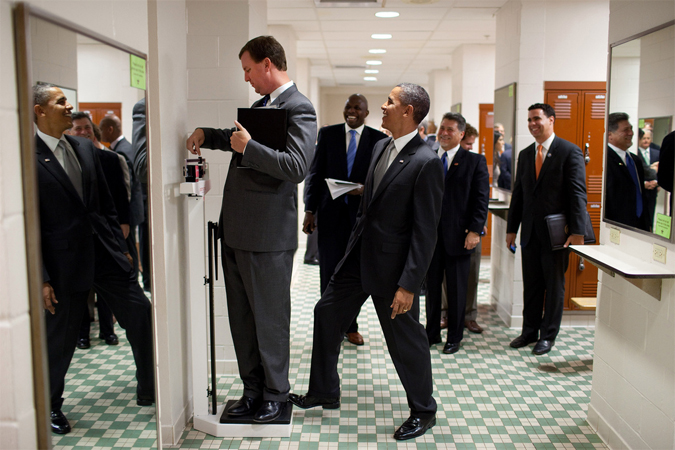
#> input picture data/obamafunny.jpg, 675 x 450 px
$ jupyter execute L01_476.ipynb   (shell and % lines are left out)
#> lines starting #> are read from the running program, lines starting #| are printed output that depends on the picture; after the words box and inside, x2 and y2 are one past the last pixel; in counts of white or black regions, pixels touching at a corner belong together
### src/util.py
import imageio
import numpy as np
import matplotlib.pyplot as plt
import skimage as skim


def imread_grayfloat(path):
    return skim.color.rgb2gray(byte2float(imageio.imread(path)))

def byte2float(img):
    """ Convert an image from bytes (0-255) to floats (0.0-1.0) """
    return img.astype(np.float32) / 255.0

def imshow_gray(img):
    assert len(img.shape) == 2
    plt.imshow(img, cmap="gray")

# [10 lines left out: function imshow_truesize, not called in this run]


### src/filtering.py
import numpy as np
import imageio

# some handy filter definitions
gauss1d5 = np.array([0.0625, 0.25, 0.375, 0.25, 0.0625]).reshape((1, 5))

sobel_x = np.array([
    [1, 0, -1],
    [2, 0, -2],
    [1, 0, -1]], dtype=np.float32)
sobel_y = sobel_x.T

def brightness(img, scale):
    """ Change the brightness of img by scaling its pixel
    values uniformly by scale """
    return img * scale

def threshold(img, thresh):
    """ Threshold img such that the output is
    1 if the input is >= t, and 0 otherwise. """
    out = np.zeros_like(img)
    out[img >= thresh] = 1
    return out

# [54 lines left out: functions mean_filter, filter, convolve, separable_filter, grad, not called in this run]

def grad_mag(img):

    return np.sqrt(dx ** 2 + dy ** 2)

# [6 lines left out: function down_2x, not called in this run]

def down_4x(img):
    return down_2x(down_2x(img))

# [22 lines left out: function up_2x, not called in this run]

def up_4x(img, interp="nn"):
    return up_2x(up_2x(img, interp=interp), interp=interp)


# [22 lines left out: functions maximum_filter, gaussian_pyramid, not called in this run]


### notebooks/L01_476.ipynb
## CSCI 476 / 576 - Computer Vision - Lecture 1

#### Logistics / Introductory Remarks
 * About me
 * About you
     * Name cards
     * Canvas survey out, due tomorrow night
     * Informal poll questions:
         * Taken ML here?
         * Worked with numpy before?
         * Got up before 7 this morning?
 * Course webpage / syllabus: https://facultyweb.cs.wwu.edu/~wehrwes/courses/csci476_24w/. Also available on Canvas Syllabus page.
    * **For Thursday:** read the syllabus and bring questions Thursday.
 * Format remarks
     * 2-hour classes
     * Jupyterlab + whiteboard
       * Lecture are in a public github repo: https://github.com/csci476-24w/476-lectures
     * 476 (undergrad) and 576 (grad)

#### Goals

* Know about a sampling of computer vision applications and understand the notion of vision tasks ranging from "low level" to "high level"
* Appreciate why computer vision is hard
* Know how images are formed under a simple pinhole camera model
* Understand how images are represented:
  * On a computer
  * In math
* Know how to represent color using different color spaces including RGB, HSV, and Lab
* Be able to write down mathematical image transformations that perform
  simple photometric or geometric manipulations of images functions

#### Lesson Plan

Quick introductions and day-1 logistics; name cards.

Some logistics / introductory remarks:


What is computer vision?

Why is it hard?

(**break** here?)

How are images formed?

(or **break** here)

How are images represented?

What can we *do* to images?
* Photometric transformations
* Geometric transformations

[cell 1]
# Some basic setup

import os
import sys

src_path = os.path.abspath("../src")
if (src_path not in sys.path):
    sys.path.insert(0, src_path)

[cell 2]
# Library imports
import numpy as np
import imageio.v3 as imageio
import matplotlib.pyplot as plt
import skimage as skim

### What comes to mind when you hear computer vision?
Brainstorm:

* Mimic biological visual systems (including humans'!)
* Extracting useful information from images
* Linear algebra
* Image processing
* Image understanding
* Object detection
* Edge detection
* segmentation
* Transformations - scaling, warping, slicing
* 3D reconstruction
* Image generation
* Video compression
* Text extraction (optical character recognition / OCR)
* Denoising
* Image enhancement

### Some classic computer vision problems:

### Why are these hard problems?

* We humans have excellent visual systems built-in, and it's easy to take a lot of our capabilities for granted.

[cell 3]
funny = imageio.imread("../data/obamafunny.jpg")
#> funny is the input picture: shape (450, 675, 3); mean R, G, B 120.4, 113.4, 104.6
plt.imshow(funny)

Source: [The state of Computer Vision and AI: we are really, really far away (2012)](http://karpathy.github.io/2012/10/22/state-of-computer-vision/)

**Question to ponder**: are we still really, really far? Can GPT-4V explain why the image is funny?

### Our starting point:
Zoom in on the top left corner:

[cell 4]
plt.imshow(funny[:12, :12, :])
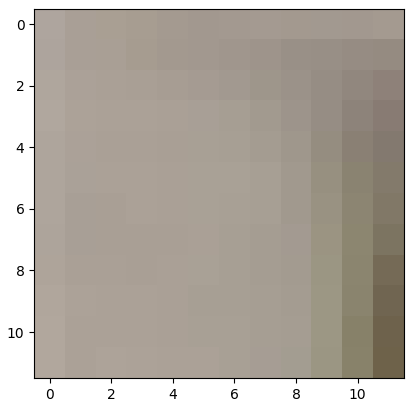
#> figure drawn by matplotlib, 1 panel

[cell 5]
funny[:12, :12, 0]

### Reasons vision is hard:

* Definitions - what is a cat even? (google image search for cat)
* Ambiguities - 3D to 2D projection, color vs lighting vs depth discontinuity

[cell 6]
plt.imshow(funny[300:400, 500:550])
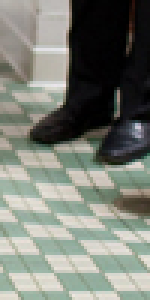
#> shown: shape (100, 50, 3) (shown 3 times larger); mean R, G, B 122.2, 126.2, 117.3

* Scale
    * images are big (MB)
    * videos are bigger (GB)
    * representative sets of images are even bigger than that (?? up to millions or billions of images)


[cell 7]
# show size of funny
np.prod(funny.shape)
#> Out = 911250

##### **HW problem 1:**
Rank the following computer vision tasks from "low-level" to "high-level". There is not necessarily a single right answer, but there are many orderings we should all be able to agree on.

1. Smoothing out graininess in an image without blurring the edges of objects
2. For each pixel in a video frame, estimate the location of that pixel's content in the following frame (i.e., estimate per-pixel motion vectors, AKA optical flow)
3. Labeling all the cats in a photo
4. Generating an English language explanation of why an image is funny
5. Brightening an image
6. Reconstructing the 3D geometry of an object given photos from multiple perspectives
7. Segmenting the foreground to create a background blur effect for videoconferencing

5, (1, 7), 2, 6, 3, 4

# Break?

### Image Formation
How do images come into existence?

Whiteboard

##### **HW problem 2:**

A (physical) pinhole camera is simply a box with a hole in it. Describe how the image would change if you made the distance from the pinhole to the back of the box longer or shorter. Assume the other box dimensions stay the same.

#### What is color?
Color theory is surprisingly deep. We'll just scratch the surface.

[cell 8]
beans = imageio.imread("../data/beans.jpg")
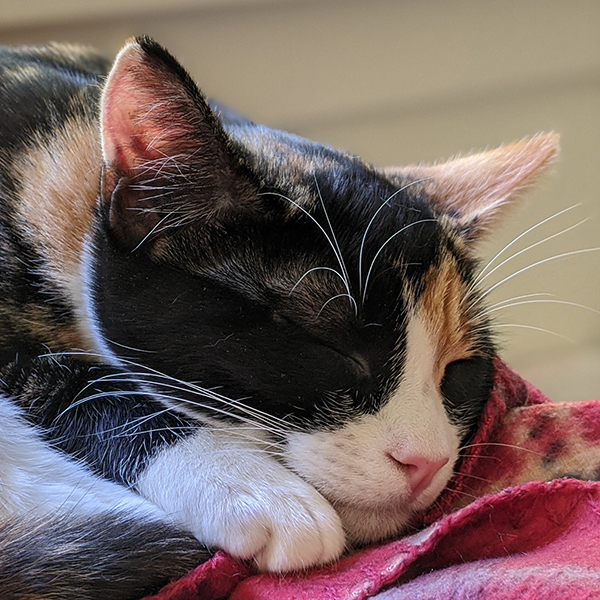
#> input picture data/beans.jpg, 600 x 600 px
#> beans is the input picture: shape (600, 600, 3); mean R, G, B 115.9, 98.6, 95.1
plt.imshow(beans)
beans.shape
#> Out = (600, 600, 3)

[cell 9]
# look at a single pixel of beans
beans[0,0,:]
#> Out = [164, 150, 124]

[cell 10]
# play with different rgb values

[cell 11]
c = np.zeros((1,1,3))
c[:] = [0, 0, 1]
plt.imshow(c)
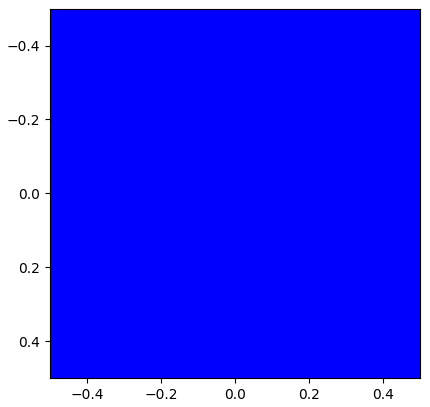
#> figure drawn by matplotlib, 1 panel

#### Why RGB?

Source: [ASU](https://askabiologist.asu.edu/rods-and-cones)

##### RGB: Not the only game in town

* You can think of RGB color as a cube: [https://www.infinityinsight.com/product.php?id=91](https://www.infinityinsight.com/product.php?id=91)
* Pros: display (and vaguely human-eye) native, intuitive-ish

A couple other interesting color spaces:
##### Hue-Saturation-Lightness (HSL):
  * Pros: intuitive control for color picking


##### CIE L\*a\*b\*
  * Pros:
      * the L\* channel is the luminance, or what the image should look like in "black and white"
      * (mostly) perceptually uniform
  * Cons: a\* and b\* give unintuitive control over color


Interactive color picker with many color spaces: [https://colorizer.org/](https://colorizer.org/)


[cell 12]
plt.imshow(skim.color.rgb2gray(beans), cmap="gray")
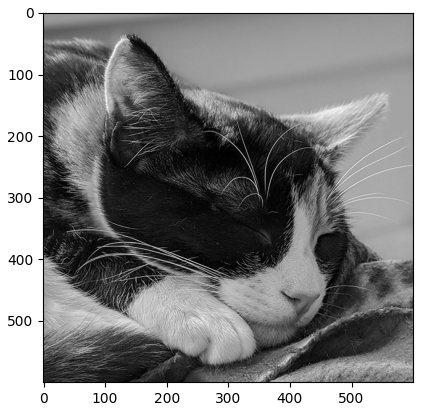
#> figure drawn by matplotlib, 1 panel

[cell 13]
# play with skim.color.rgb2hsv
plt.imshow(skim.color.rgb2hsv(beans)[:,:,2], cmap="gray")
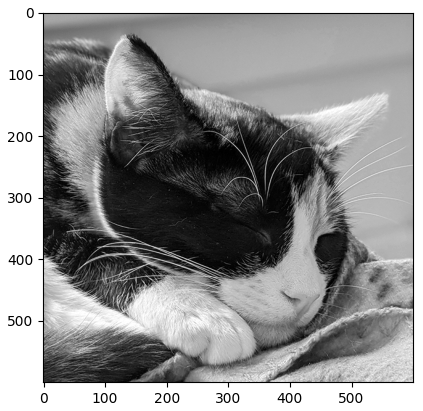
#> figure drawn by matplotlib, 1 panel

[cell 14]
# play with skim.color.rgb2lab

### Image representation:
* Computationally: `ndarray` of size `(height, width, 3)`
* Mathematically: a function mapping **position** to **intensity** (or color)
    * Grayscale image (one intensity value per pixel): $f: \mathbb{R}^2 \Rightarrow \mathbb{R}$
    * Color image (three intensity values per pixel): $f: \mathbb{R}^2 \Rightarrow \mathbb{R^3}$

    * A couple points of awkwardness when comparing this to an `ndarray`:
      * What happens outside the image boundaries?
      * What is the image's intensity value in between integer pixel indices?
      * What range of intensity values are mapped onto distinguishable colors on a real display?

[cell 15]
beans.dtype

[cell 16]
beans.min(), beans.max()
#> Out = (0, 255)

**Important convention:** most standard images (e.g., jpg, png, etc) are stored with 8-bit (1-byte) values for R, G, and B.
If we want to do math (or anything!) to an image, we will get quantization error.

To avoid this, we always convert to floating-point values after loading.

The standard convention for the valid (displayable) **range** of floating-point values is 0 (darkest) to 1 (lightest).

For this reason, I wrote a little utility function:

[cell 17]
# Codebase imports
# nb: the modification to sys.path at the top of the notebook makes these imports from ../src/ work
import util
import filtering

[cell 18]
beans = util.byte2float(beans)
beans.dtype

[cell 19]
beans.min(), beans.max()
#> Out = (0, 1)

[cell 20]
# matplotlib obeys these dtype/range conventions:
# if it sees bytes, it assumes 0-255
# if it sees floats, its assumes 0-1 range
plt.imshow(beans)

### What can we *do* to images?

One category: **Photometric transformations** - messing with the intensity values.

Suppose $g(x, y) = f(x, y) + .2$

or in other words,
`g = beans + 0.2`

How will $g$ compare to $f$?

[cell 21]
g = beans * 1.2
plt.imshow(g.clip(0,1))
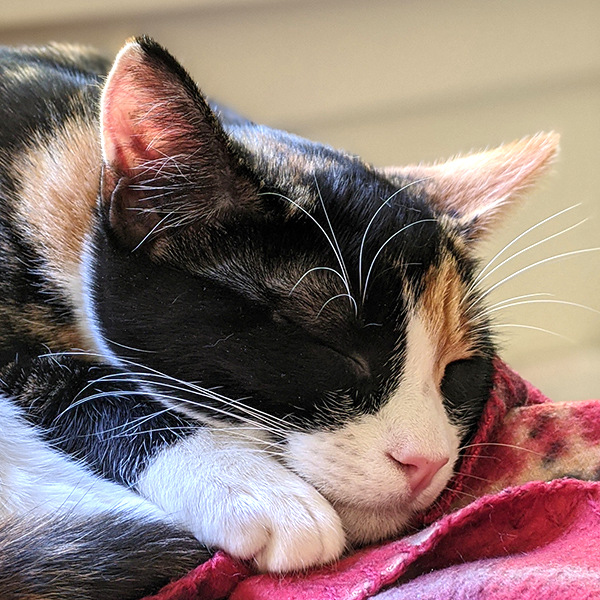
#> shown: shape (600, 600, 3) float32; mean R, G, B 0.544, 0.464, 0.444

##### Brightness

$$ g(x, y) = s * f(x, y)$$

[cell 22]
# implement filtering.brightness
g = filtering.brightness(beans, 1.2)
plt.imshow(g)

##### Thresholding
$$
h(x, y) =
\begin{cases}
0 \textrm{ if } f(x, y) < t\\
1 \textrm{ if } f(x, y) \ge t\\
\end{cases}
$$

[cell 23]
beans_gray = skim.color.rgb2gray(beans)
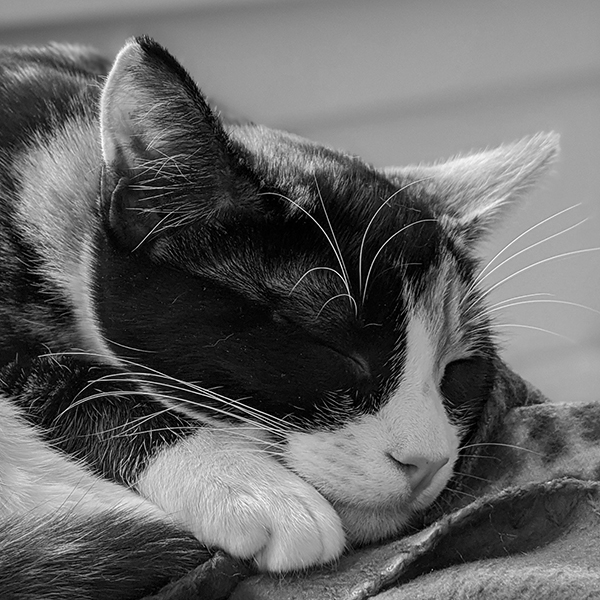
#> beans_gray: shape (600, 600) float32; min 0, max 1, mean 0.4

# implement filtering.threshold
g = filtering.threshold(beans_gray, 0.5)
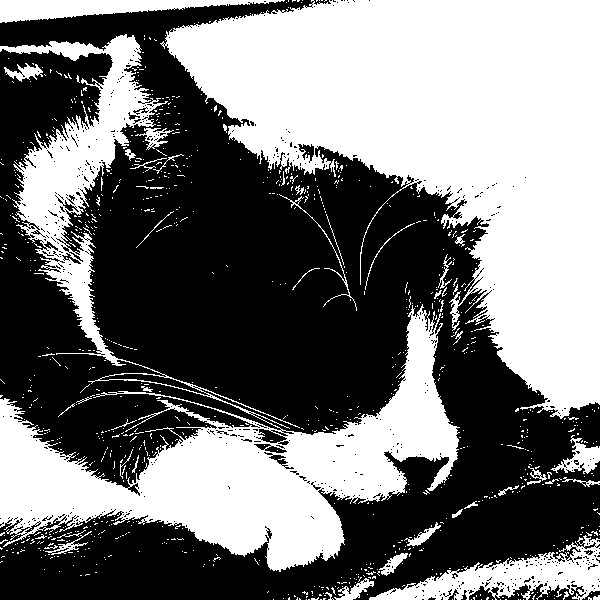
#> g: shape (600, 600) float32; values 0 (black) and 1 (white), 46.3% white; 948 white regions (899 under 20 px), largest, box (x1, y1, x2, y2) and area: (160, 0, 600, 419) 92652, (0, 34, 460, 572) 58004, (369, 535, 600, 600) 5878
plt.imshow(g, cmap="gray")

##### **Homework Problems 5-6:**
5. Suppose you want to make an RGB color image stored in an array `a` more saturated, without allowing any pixel values to go outside the range from 0 to 1. Write pseudocode (or python code) to implement this.
6. Given a grayscale image $f(x, y)$, how could you increase the *contrast*? In other words, how could you make the bright stuff brighter and dark stuff darker? Give your answer mathematically (not as code), and as above, your approach should not allow values to go outside their original range from 0 to 1; ideally you'll also avoid the need to clamp. *Hint*: try playing around with plotting some different functions on the input range $[0,1]$ to see if you can find one that does what we want.

Another category of image transformations: **geometric transformations** - messing with the domain of the function.

Example: $g(x, y) = f(-x, y)$

What would this look like?

And how would we write it in code?

[cell 24]
plt.imshow(beans[:, ::-1, :]) # perform the above transformation
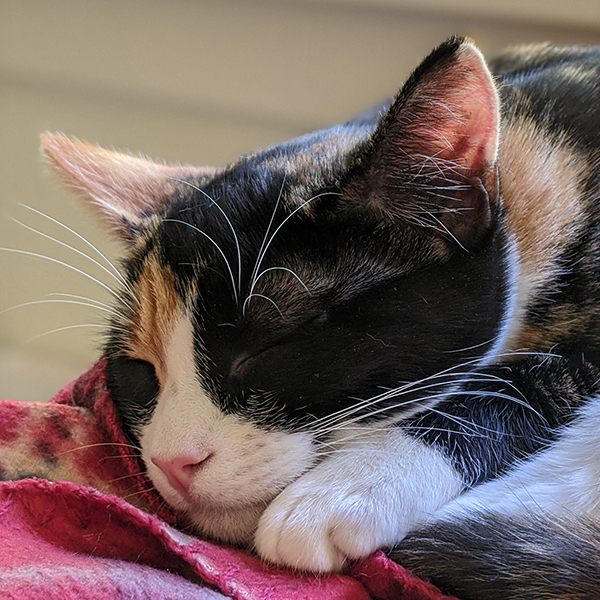
#> shown: shape (600, 600, 3) float32; mean R, G, B 0.455, 0.387, 0.373
